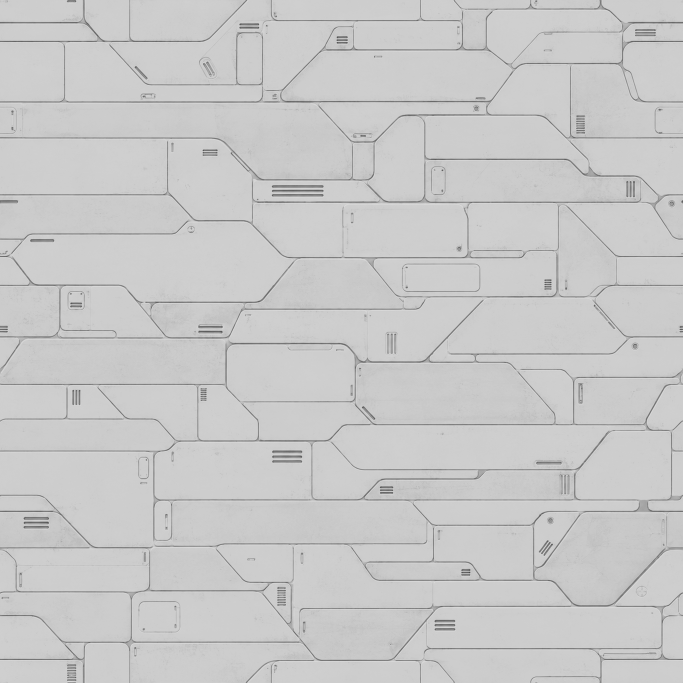
#> input picture art/hull_panels_albedo.png, 2048 x 2048 px (shown at 1/3 size)
$ python compose_lines.py ../../art/hull_panels_albedo.png 1.0 ../../art/hull_panels_height.png
#> lines starting #> are read from the running program, lines starting #| are printed output that depends on the picture
# One view's lines in one sheet: each line set (json list of polylines, or of {points} dicts) drawn in its colour over the
# dimmed clean reference, the centreline marked, a legend at the side.
# Usage: python compose_lines.py <ref.png> <axis_x> <out.png> <set.json>:<B,G,R>:<legend> ...
import sys, json, numpy as np, cv2
REF, AX, OUT = sys.argv[1], float(sys.argv[2]), sys.argv[3]; ref = cv2.imread(REF); H, W = ref.shape[:2]
#> further down, ref is the input picture: shape (2048, 2048, 3); min 48, max 229, mean 200.4
#> after `H, W = ref.shape[:2]`: H = 2048; W = 2048
out = np.zeros((H, W + 900, 3), np.uint8); out[:, :W] = (ref * 0.6).astype(np.uint8); cv2.line(out, (int(AX), 0), (int(AX), H), (255, 255, 0), 2)
#> after `out[:, :W] = (ref * 0.6).astype(np.uint8)`:
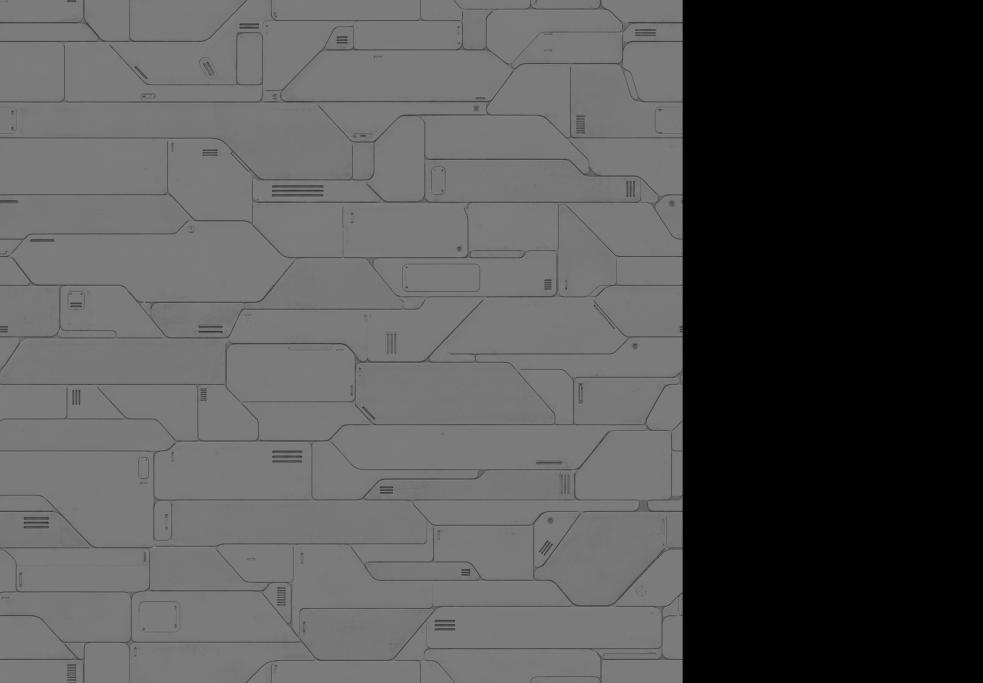
#> out: shape (2048, 2948, 3) (shown at 1/3 size); min 0, max 137, mean 83.3
for k, spec in enumerate(sys.argv[4:]):
    f, col, txt = spec.split(":", 2); col = tuple(int(v) for v in col.split(",")); data = json.load(open(f))
    for c in (data.values() if isinstance(data, dict) else data):
        c = np.array(c["points"] if isinstance(c, dict) else c); cv2.polylines(out, [np.round(c).astype(np.int32)], False, col, 6, cv2.LINE_AA)
    y = 80 + 70 * k; cv2.line(out, (W + 40, y), (W + 120, y), col, 8); cv2.putText(out, txt, (W + 140, y + 12), 0, 1.2, (230, 230, 230), 3, cv2.LINE_AA)
cv2.imwrite(OUT, cv2.resize(out, None, fx=0.5, fy=0.5)); print(OUT)
#| ../../art/hull_panels_height.png
